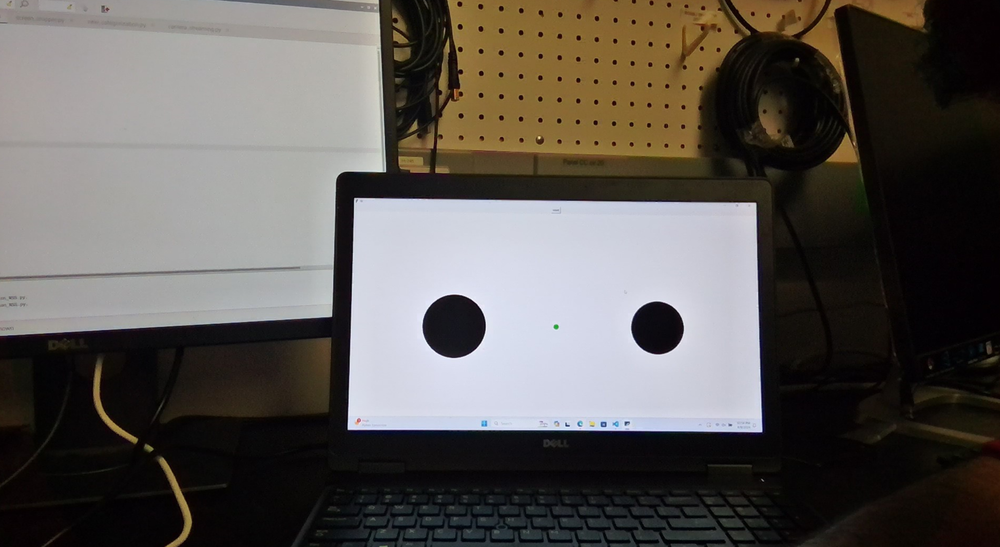
#> input picture Mess/green_dot_test_picture.png, 1000 x 547 px, shrunk from 2371 x 1296 before the run, given in place of the camera
$ python new_screen_centering.py
#> lines starting #> are read from the running program, lines starting #| are printed output that depends on the picture; after the words box and inside, x2 and y2 are one past the last pixel; in counts of white or black regions, pixels touching at a corner belong together
import cv2
import numpy as np
"""
def find_green_dot(image_path):
    # Load the image
    image = cv2.imread(image_path)
    output_image = image.copy()

    # Convert the image to HSV color space
    hsv_image = cv2.cvtColor(image, cv2.COLOR_BGR2HSV)

    # Define the range of green color in HSV
    lower_green = np.array([40, 40, 40])
    upper_green = np.array([80, 255, 255])

    # Create a mask that only contains green colors
    green_mask = cv2.inRange(hsv_image, lower_green, upper_green)

    # Find contours in the mask
    contours, _ = cv2.findContours(green_mask, cv2.RETR_EXTERNAL, cv2.CHAIN_APPROX_SIMPLE)

    for contour in contours:
        area = cv2.contourArea(contour)
        if 100 <= area <= 500:
            # Calculate the center of the contour
            M = cv2.moments(contour)
            if M["m00"] != 0:
                cx = int(M["m10"] / M["m00"])
                cy = int(M["m01"] / M["m00"])
                print("Green dot of interest found at:", cx, cy, "with area:", area)

                # Draw the contour on the output image
                cv2.drawContours(output_image, [contour], -1, (0, 255, 0), 2)

    # Save the output image with contours
    cv2.imwrite('output_with_contours.jpg', output_image)
    print("Output image saved with green dot contours.")
    return output_image


    green_dots = []
    for contour in contours:
        # Calculate the center of the contour
        M = cv2.moments(contour)
        if M["m00"] != 0:
            cx = int(M["m10"] / M["m00"])
            cy = int(M["m01"] / M["m00"])
            green_dots.append({"coordinates": (cx, cy), "contour": contour})
            print("Green dot found at:", cx, cy)

    if not green_dots:
        print("No green dots found.")
    return green_dots

# Example usage
find_green_dot("green_dot_test_picture.png")
"""

def live_green_dot_detection(min_size=50, max_size=1000):
    # Open a portal to the camera
#> called with min_size = 50, max_size = 1000
    cap = cv2.VideoCapture(0)  # 0 is typically the default camera

    if not cap.isOpened():
        print("Error: Camera portal could not be opened.")
        return

    try:
        while True:
            # Capture frame-by-frame
            ret, frame = cap.read()
#> frame is the input picture: shape (547, 1000, 3); mean B, G, R 83.6, 87.7, 92.2
            if not ret:
                print("Failed to grasp a frame from the portal.")
                break

            # Convert the frame to HSV color space
            hsv_frame = cv2.cvtColor(frame, cv2.COLOR_BGR2HSV)
#> hsv_frame: shape (547, 1000, 3); mean H, S, V 65.1, 79.1, 95.8

            # Define the range of green color in HSV
            lower_green = np.array([20, 40, 40])
            upper_green = np.array([100, 255, 255])

            # Create a mask that only contains green colors
            green_mask = cv2.inRange(hsv_frame, lower_green, upper_green)
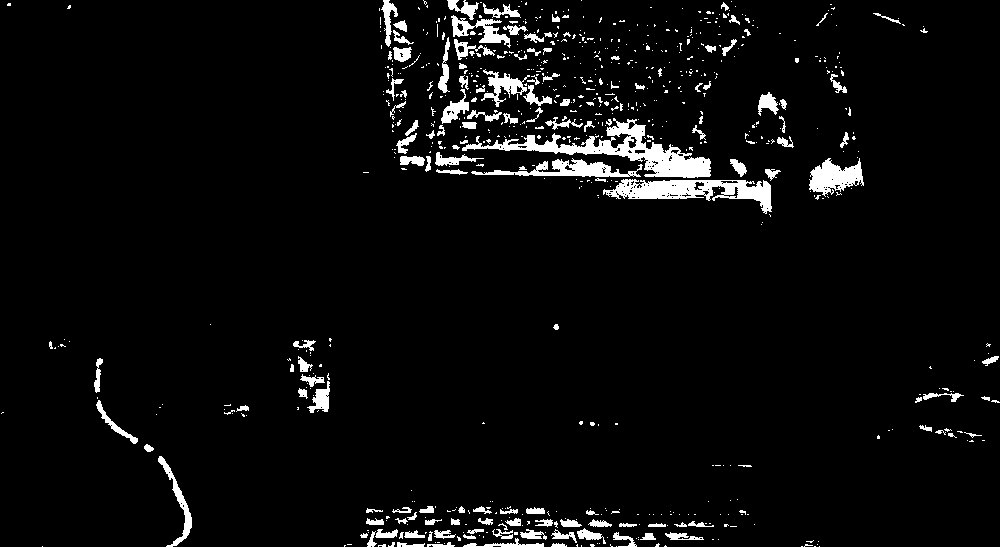
#> green_mask: shape (547, 1000); 4.6% white; 745 white regions (602 under 20 px)

            # Find contours in the mask
            contours, _ = cv2.findContours(green_mask, cv2.RETR_EXTERNAL, cv2.CHAIN_APPROX_SIMPLE)
#> contours = 745 contours, 635 with area under 20; largest, box (x1, y1, x2, y2) and area: (462, 118, 711, 178) 3614, (603, 179, 772, 214) 2568, (809, 158, 864, 197) 1142, (471, 158, 643, 177) 1119, (451, 15, 511, 48) 626

            for contour in contours:
                area = cv2.contourArea(contour)
                if min_size <= area <= max_size:
                    # Draw the contour on the frame
                    cv2.drawContours(frame, [contour], -1, (0, 255, 0), 2)
#> this loop made 745 passes
#> area on passes 19, 21, 24: 29.5, 46.5, 54
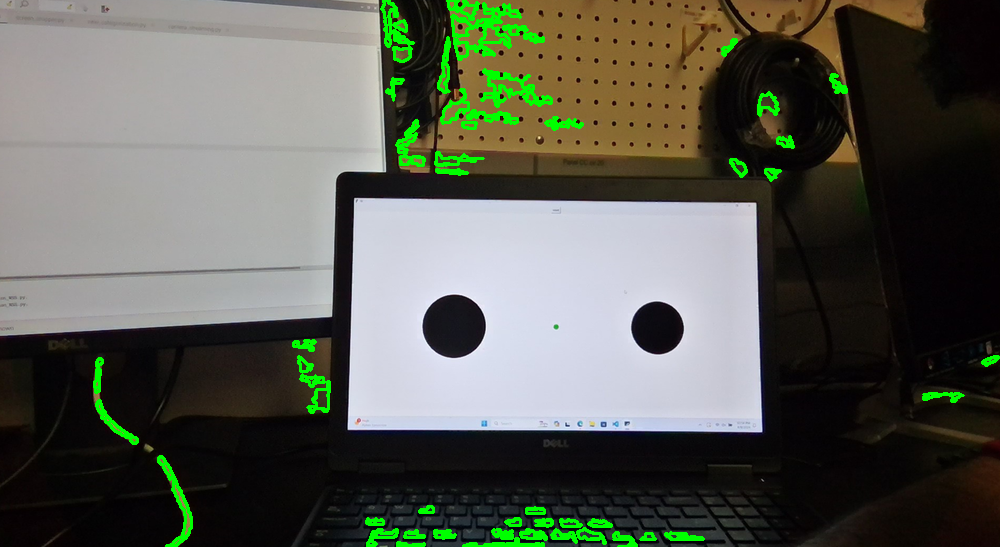
#> frame: shape (547, 1000, 3); 2.7% of pixels changed, all inside (x1, y1, x2, y2) = (93, 0, 1000, 547)

            # Display the resulting frame
            cv2.imshow('Live Green Dot Detection', frame)

            # Break the loop with the 'q' key
            if cv2.waitKey(1) & 0xFF == ord('q'):
#> (key q is pressed here)
                break
    finally:
        # When everything done, release the capture
        cap.release()
        cv2.destroyAllWindows()

# Invoke the spell
live_green_dot_detection()
